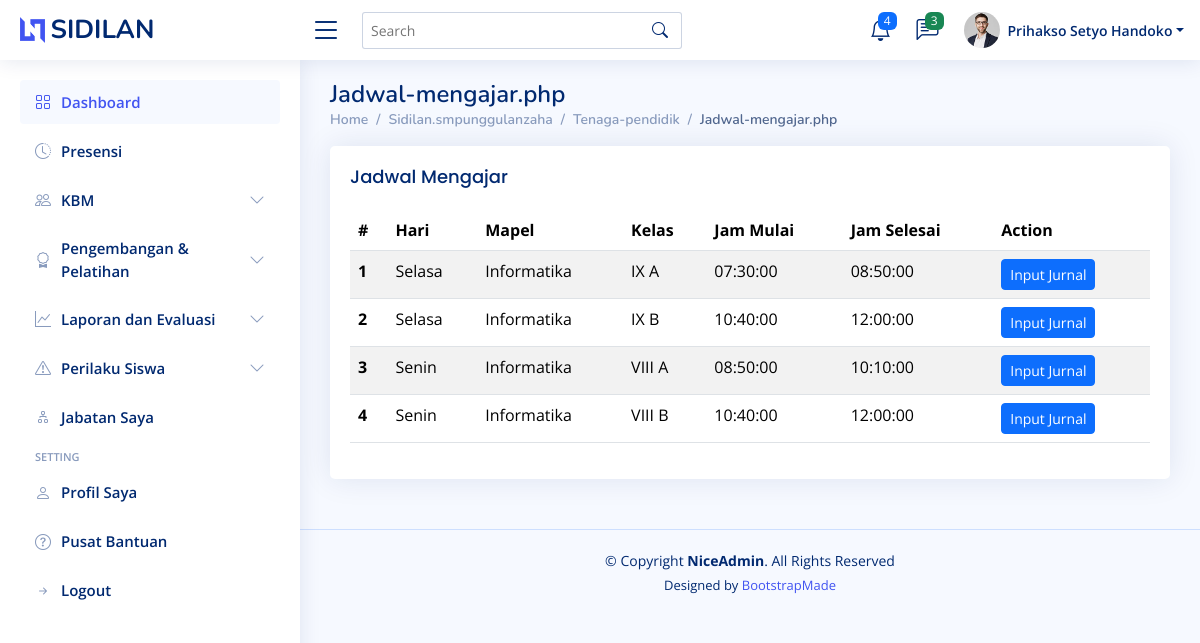
Page /sidilan.smpunggulanzaha/tenaga-pendidik/jadwal-mengajar.php (signed in) on the committed database.
### tables this page shows
CREATE TABLE `jadwal_mengajar` (
  `id_jadwal` int(11) NOT NULL,
  `id_tp` int(11) DEFAULT NULL,
  `id_mapel` int(11) DEFAULT NULL,
  `id_kelas` int(11) DEFAULT NULL,
  `id_hari` int(11) DEFAULT NULL,
  `id_jammulai` int(11) DEFAULT NULL,
  `id_jamselesai` int(11) DEFAULT NULL
);

CREATE TABLE `hari` (
  `id_hari` int(11) NOT NULL,
  `hari` varchar(50) DEFAULT NULL
);

CREATE TABLE `mapel` (
  `id_mapel` int(11) NOT NULL,
  `id_sekolah` int(11) DEFAULT NULL,
  `mapel` varchar(100) DEFAULT NULL
);

CREATE TABLE `kelas` (
  `id_kelas` int(11) NOT NULL,
  `id_sekolah` int(11) DEFAULT NULL,
  `id_kelasinduk` int(11) DEFAULT NULL,
  `kelas` varchar(50) DEFAULT NULL
);

CREATE TABLE `jam_mulai` (
  `id_jammulai` int(11) NOT NULL,
  `jam_mulai` time NOT NULL
);

CREATE TABLE `jam_selesai` (
  `id_jamselesai` int(11) NOT NULL,
  `jam_selesai` time NOT NULL
);

### sidilan.smpunggulanzaha/tenaga-pendidik/jadwal-mengajar.php (the view, shortened to what this page needs)
<?php include '../components/header.php'; ?>
<?php include '../components/guru_navbar.php' ?>
<?php $id_tp = $_SESSION['id_tp']; ?>
<main id="main" class="main">
  <div class="pagetitle">
    <?php
    echo generateBreadcrumb();
    ?>
  </div>
  <section class="section">
    <div class="row">
      <div class="col-lg-12">
        <div class="card">
          <div class="card-body">
            <h5 class="card-title">Jadwal Mengajar</h5>
            <div class="table-responsive">
    <table class="table table-striped">
        <thead>
            <tr>
                <th scope="col">#</th>
                <th>Hari</th>
                <th>Mapel</th>
                <th>Kelas</th>
                <th>Jam Mulai</th>
                <th>Jam Selesai</th>
                <th>Action</th>
            </tr>
        </thead>
        <tbody>
            <?php
            $query = "SELECT *
                      FROM jadwal_mengajar
                      JOIN tenaga_pendidik ON tenaga_pendidik.id_tp = jadwal_mengajar.id_tp
                      JOIN hari ON hari.id_hari = jadwal_mengajar.id_hari
                      JOIN mapel ON mapel.id_mapel = jadwal_mengajar.id_mapel
                      JOIN kelas ON kelas.id_kelas = jadwal_mengajar.id_kelas
                      JOIN jam_mulai ON jam_mulai.id_jammulai = jadwal_mengajar.id_jammulai
                      JOIN jam_selesai ON jam_selesai.id_jamselesai = jadwal_mengajar.id_jamselesai
                      WHERE jadwal_mengajar.id_tp = '$id_tp'
                      ORDER BY hari.hari, jam_mulai.jam_mulai;";
            $result = mysqli_query($conn, $query);
            $no = 1;
            while ($row = mysqli_fetch_assoc($result)) {
                echo "<tr>";
                echo "<th scope='row'>{$no}</th>";
                echo "<td>{$row['hari']}</td>";
                echo "<td>{$row['mapel']}</td>";
                echo "<td>{$row['kelas']}</td>";
                echo "<td>{$row['jam_mulai']}</td>";
                echo "<td>{$row['jam_selesai']}</td>";
                echo "<td>
                        <button type='button' class='btn btn-primary btn-sm' data-bs-toggle='modal' data-bs-target='#modalInputJurnal{$no}'>
                            Input Jurnal
                        </button>
                      </td>";
                echo "</tr>";
                $no++;
            }
            ?>
        </tbody>
    </table>
</div>
          </div>
        </div>
      </div>
    </div>
  </section>
</main>
<?php include '../components/footer.php'; ?>

### sidilan.smpunggulanzaha/assets/css/style.css (style rules this page uses)
:root { scroll-behavior: smooth; }
body { font-family: "Open Sans", sans-serif; background: #f6f9ff; color: #444444; }
h1, h2, h3, h4, h5, h6 { font-family: "Nunito", sans-serif; }
#main { margin-top: 60px; padding: 20px 30px; transition: all 0.3s; }
.pagetitle { margin-bottom: 10px; }
.card { margin-bottom: 30px; border: none; border-radius: 5px; box-shadow: 0px 0 30px rgba(1, 41, 112, 0.1); }
.card-title { padding: 20px 0 15px 0; font-size: 18px; font-weight: 500; color: #012970; font-family: "Poppins", sans-serif; }
.card-body { padding: 0 20px 20px 20px; }
@media (min-width: 1200px) { #main, #footer { margin-left: 300px; } }

### rows in the picture
jadwal_mengajar: id_hari.hari "Selasa", id_mapel.mapel "Informatika", id_kelas.kelas "IX A", id_jammulai.jam_mulai "07:30:00", id_jamselesai.jam_selesai "08:50:00"
jadwal_mengajar: id_hari.hari "Selasa", id_mapel.mapel "Informatika", id_kelas.kelas "IX B", id_jammulai.jam_mulai "10:40:00", id_jamselesai.jam_selesai "12:00:00"
jadwal_mengajar: id_hari.hari "Senin", id_mapel.mapel "Informatika", id_kelas.kelas "VIII A", id_jammulai.jam_mulai "08:50:00", id_jamselesai.jam_selesai "10:10:00"
jadwal_mengajar: id_hari.hari "Senin", id_mapel.mapel "Informatika", id_kelas.kelas "VIII B", id_jammulai.jam_mulai "10:40:00", id_jamselesai.jam_selesai "12:00:00"

### other values in the picture
$nama "Prihakso Setyo Handoko"
end($parts) "Jadwal-mengajar.php"
$part "Sidilan.smpunggulanzaha"
$part "Tenaga-pendidik"
$part "Jadwal-mengajar.php"
